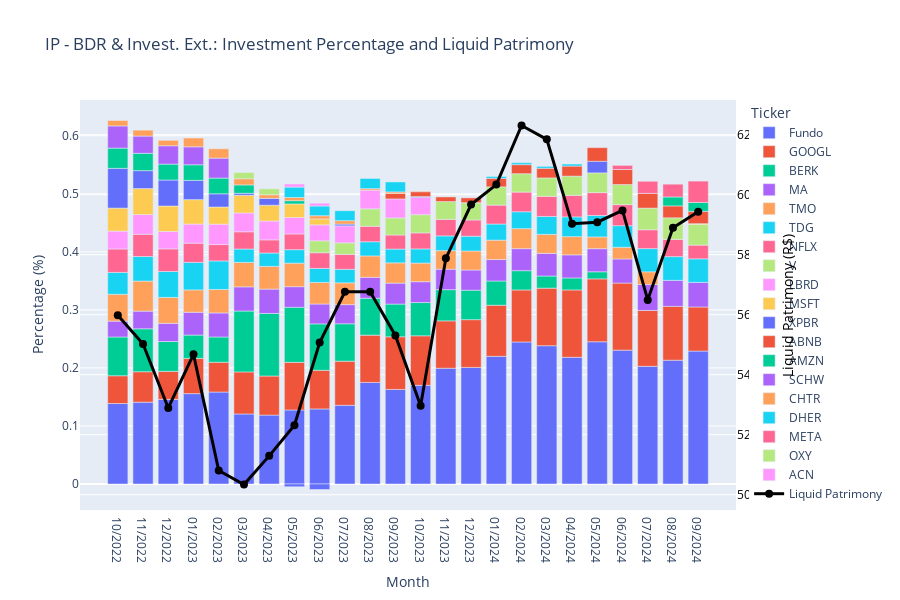

Notebook cell for this chart:
### Code cell
def graph_percentage_and_patrimony(df, fund_name=None, investment_type=None):
    """
    Generate a dual-axis graph showing investment percentages as bars (left axis) 
    and liquid patrimony as a line (right axis).
    
    Parameters:
    -----------
    df : polars.DataFrame
        The dataframe containing the investment data
    fund_name : str or None, default=None
        The name of the fund to analyze (None for all funds)
    investment_type : str or None, default=None
        Filter for specific investment type ("BDR", "Invest. Ext.", or None for both)
    """
    # Apply filters
    filtered_df = df.clone()
    
    if fund_name is not None:
        filtered_df = filtered_df.filter(pl.col("funds") == fund_name)
        title_prefix = fund_name
    else:
        title_prefix = "All Funds"
    
    if investment_type == "BDR":
        filtered_df = filtered_df.filter(pl.col("investment_type") == "BDR")
        type_title = "BDR"
    elif investment_type == "Invest. Ext.":
        filtered_df = filtered_df.filter(pl.col("investment_type") == "Invest. Ext.")
        type_title = "Invest. Ext."
    else:
        type_title = "BDR & Invest. Ext."
    
    # Group by month, ticker for percentages
    monthly_ticker_pct = filtered_df.group_by(["month", "ticker", "date_for_sort"]).agg(
        pl.sum("percentage").alias("total_percentage")
    )
    
    # Group by month for liquid patrimony
    monthly_patrimony = filtered_df.group_by(["month", "date_for_sort"]).agg(
        pl.mean("liquid_patrimony").alias("avg_patrimony")
    ).sort("date_for_sort")
    
    # Convert to pandas
    plot_df_pct = monthly_ticker_pct.to_pandas()
    plot_df_patrimony = monthly_patrimony.to_pandas()
    
    # Check if data exists
    if plot_df_pct.empty:
        print(f"No data found for: {title_prefix} with investment type: {type_title}")
        return None
    
    # Sort by date
    plot_df_pct = plot_df_pct.sort_values('date_for_sort')
    
    # Calculate the total percentage per ticker across all months
    ticker_totals = plot_df_pct.groupby('ticker')['total_percentage'].sum().sort_values(ascending=False)
    ordered_tickers = ticker_totals.index.tolist()
    
    # Create the bar chart for percentages
    fig = px.bar(
        plot_df_pct,
        x="month",
        y="total_percentage",
        color="ticker",
        title=f'{title_prefix} - {type_title}: Investment Percentage and Liquid Patrimony',
        labels={
            "month": "Month",
            "total_percentage": "Percentage (%)",
            "ticker": "Ticker"
        },
        category_orders={
            "month": plot_df_pct["month"].tolist(),
            "ticker": ordered_tickers,
        },
        height=600,
    )
    
    # Add the line chart for liquid patrimony
    # Instead of adding traces one by one, add a single trace with all points
    fig.add_trace(
        dict(
            type='scatter',
            x=plot_df_patrimony['month'],
            y=plot_df_patrimony['avg_patrimony'],
            name='Liquid Patrimony',
            mode='lines+markers',
            line=dict(color='black', width=3),
            marker=dict(size=8, color='black'),
            yaxis='y2'  # Use secondary y-axis
        )
    )
    
    # Set up the secondary y-axis for liquid patrimony
    fig.update_layout(
        xaxis_title="Month",
        yaxis_title="Percentage (%)",
        yaxis2=dict(
            title="Liquid Patrimony (R$)",
            titlefont=dict(color="black"),
            tickfont=dict(color="black"),
            anchor="x",
            overlaying="y",
            side="right"
        ),
        legend_title="Ticker",
        barmode='relative',
        hovermode="closest"
    )
    
    # Format hover info
    fig.update_traces(
        selector=dict(type='bar'),
        hovertemplate="<b>%{x}</b><br>" +
                      "Ticker: %{fullData.name}<br>" +
                      "Percentage: %{y:.2f}%<br>"
    )
    
    # Add hover template for the line
    fig.update_traces(
        selector=dict(name='Liquid Patrimony'),
        hovertemplate="<b>%{x}</b><br>" +
                      "Liquid Patrimony: R$ %{y:,.2f}<br>"
    )
    
    # Show the plot
    fig.show()
    
    return None

# Example usage:
# For a specific fund
graph_percentage_and_patrimony(df_peers, "IP")

### Figure 1 — Plotly figure (JSON) as saved in the notebook; plotly's stock layout.template omitted (floating-point values rounded to 4 significant figures; data arrays with more than 128 entries replaced by an {"elided": "..."} marker saying what was removed)
{"data": [{"alignmentgroup": "True", "hovertemplate": "<b>%{x}</b><br>Ticker: %{fullData.name}<br>Percentage: %{y:.2f}%<br>", "legendgroup": "Fundo", "marker": {"color": "#636efa", "pattern": {"shape": ""}}, "name": "Fundo", "offsetgroup": "Fundo", "orientation": "v", "showlegend": true, "textposition": "auto", "type": "bar", "x": ["10/2022", "11/2022", "12/2022", "01/2023", "02/2023", "03/2023", "04/2023", "05/2023", "06/2023", "07/2023", "08/2023", "09/2023", "10/2023", "11/2023", "12/2023", "01/2024", "02/2024", "03/2024", "04/2024", "05/2024", "06/2024", "07/2024", "08/2024", "09/2024"], "xaxis": "x", "y": [0.1387, 0.141, 0.1458, 0.1557, 0.1584, 0.1207, 0.1187, 0.1275, 0.1293, 0.1356, 0.175, 0.1629, 0.17, 0.1995, 0.2009, 0.22, 0.2447, 0.2383, 0.2183, 0.2451, 0.2307, 0.2028, 0.2134, 0.229], "yaxis": "y"}, {"alignmentgroup": "True", "hovertemplate": "<b>%{x}</b><br>Ticker: %{fullData.name}<br>Percentage: %{y:.2f}%<br>", "legendgroup": "GOOGL", "marker": {"color": "#EF553B", "pattern": {"shape": ""}}, "name": "GOOGL", "offsetgroup": "GOOGL", "orientation": "v", "showlegend": true, "textposition": "auto", "type": "bar", "x": ["10/2022", "11/2022", "12/2022", "01/2023", "02/2023", "03/2023", "04/2023", "05/2023", "06/2023", "07/2023", "08/2023", "09/2023", "10/2023", "11/2023", "12/2023", "01/2024", "02/2024", "03/2024", "04/2024", "05/2024", "06/2024", "07/2024", "08/2024", "09/2024"], "xaxis": "x", "y": [0.04783, 0.05249, 0.04832, 0.06071, 0.05137, 0.07246, 0.06737, 0.08202, 0.06661, 0.07601, 0.08148, 0.09077, 0.08539, 0.08158, 0.08226, 0.08802, 0.08965, 0.0992, 0.1161, 0.1084, 0.1155, 0.09627, 0.0928, 0.07596], "yaxis": "y"}, {"alignmentgroup": "True", "hovertemplate": "<b>%{x}</b><br>Ticker: %{fullData.name}<br>Percentage: %{y:.2f}%<br>", "legendgroup": "BERK", "marker": {"color": "#00cc96", "pattern": {"shape": ""}}, "name": "BERK", "offsetgroup": "BERK", "orientation": "v", "showlegend": true, "textposition": "auto", "type": "bar", "x": ["10/2022", "11/2022", "12/2022", "01/2023", "02/2023", "03/2023", "04/2023", "05/2023", "06/2023", "07/2023", "08/2023", "09/2023", "10/2023", "11/2023", "12/2023", "01/2024", "02/2024", "03/2024", "04/2024", "05/2024"], "xaxis": "x", "y": [0.06682, 0.07397, 0.05143, 0.04021, 0.04353, 0.105, 0.1078, 0.09489, 0.07994, 0.06441, 0.0636, 0.05636, 0.0573, 0.05376, 0.05077, 0.04178, 0.03318, 0.02089, 0.02064, 0.01219], "yaxis": "y"}, {"alignmentgroup": "True", "hovertemplate": "<b>%{x}</b><br>Ticker: %{fullData.name}<br>Percentage: %{y:.2f}%<br>", "legendgroup": "MA", "marker": {"color": "#ab63fa", "pattern": {"shape": ""}}, "name": "MA", "offsetgroup": "MA", "orientation": "v", "showlegend": true, "textposition": "auto", "type": "bar", "x": ["10/2022", "11/2022", "12/2022", "01/2023", "02/2023", "03/2023", "04/2023", "05/2023", "06/2023", "07/2023", "08/2023", "09/2023", "10/2023", "11/2023", "12/2023", "01/2024", "02/2024", "03/2024", "04/2024", "05/2024", "06/2024", "07/2024", "08/2024", "09/2024"], "xaxis": "x", "y": [0.02727, 0.03042, 0.03128, 0.03929, 0.04144, 0.04158, 0.04193, 0.03553, 0.03426, 0.03298, 0.03607, 0.03611, 0.03589, 0.0353, 0.03481, 0.03691, 0.03796, 0.03909, 0.03974, 0.03983, 0.04152, 0.04465, 0.04475, 0.04237], "yaxis": "y"}, {"alignmentgroup": "True", "hovertemplate": "<b>%{x}</b><br>Ticker: %{fullData.name}<br>Percentage: %{y:.2f}%<br>", "legendgroup": "TMO", "marker": {"color": "#FFA15A", "pattern": {"shape": ""}}, "name": "TMO", "offsetgroup": "TMO", "orientation": "v", "showlegend": true, "textposition": "auto", "type": "bar", "x": ["10/2022", "11/2022", "12/2022", "01/2023", "02/2023", "03/2023", "04/2023", "05/2023", "06/2023", "07/2023", "08/2023", "09/2023", "10/2023", "11/2023", "12/2023", "01/2024", "02/2024", "03/2024", "04/2024", "05/2024", "06/2024", "07/2024"], "xaxis": "x", "y": [0.04627, 0.05181, 0.04469, 0.0385, 0.04042, 0.04217, 0.03916, 0.04052, 0.03722, 0.03757, 0.03682, 0.03491, 0.03208, 0.03199, 0.03276, 0.03349, 0.03448, 0.03266, 0.03151, 0.02022, 0.02015, 0.02186], "yaxis": "y"}, {"alignmentgroup": "True", "hovertemplate": "<b>%{x}</b><br>Ticker: %{fullData.name}<br>Percentage: %{y:.2f}%<br>", "legendgroup": "TDG", "marker": {"color": "#19d3f3", "pattern": {"shape": ""}}, "name": "TDG", "offsetgroup": "TDG", "orientation": "v", "showlegend": true, "textposition": "auto", "type": "bar", "x": ["10/2022", "11/2022", "12/2022", "01/2023", "02/2023", "03/2023", "04/2023", "05/2023", "06/2023", "07/2023", "08/2023", "09/2023", "10/2023", "11/2023", "12/2023", "01/2024", "02/2024", "03/2024", "04/2024", "05/2024", "06/2024", "07/2024", "08/2024", "09/2024"], "xaxis": "x", "y": [0.03774, 0.04232, 0.04467, 0.04739, 0.0492, 0.02303, 0.02306, 0.02328, 0.02409, 0.02327, 0.02442, 0.02378, 0.02442, 0.0254, 0.02553, 0.02776, 0.02911, 0.03091, 0.03399, 0.03699, 0.03718, 0.04004, 0.04086, 0.04061], "yaxis": "y"}, {"alignmentgroup": "True", "hovertemplate": "<b>%{x}</b><br>Ticker: %{fullData.name}<br>Percentage: %{y:.2f}%<br>", "legendgroup": "NFLX", "marker": {"color": "#FF6692", "pattern": {"shape": ""}}, "name": "NFLX", "offsetgroup": "NFLX", "orientation": "v", "showlegend": true, "textposition": "auto", "type": "bar", "x": ["10/2022", "11/2022", "12/2022", "01/2023", "02/2023", "03/2023", "04/2023", "05/2023", "06/2023", "07/2023", "08/2023", "09/2023", "10/2023", "11/2023", "12/2023", "01/2024", "02/2024", "03/2024", "04/2024", "05/2024", "06/2024", "07/2024", "08/2024", "09/2024"], "xaxis": "x", "y": [0.04038, 0.03831, 0.03895, 0.03313, 0.02821, 0.02967, 0.02261, 0.02704, 0.02697, 0.0258, 0.02664, 0.02421, 0.0276, 0.02843, 0.02793, 0.03257, 0.03388, 0.03465, 0.03706, 0.03939, 0.03632, 0.03253, 0.02964, 0.02366], "yaxis": "y"}, {"alignmentgroup": "True", "hovertemplate": "<b>%{x}</b><br>Ticker: %{fullData.name}<br>Percentage: %{y:.2f}%<br>", "legendgroup": "V", "marker": {"color": "#B6E880", "pattern": {"shape": ""}}, "name": "V", "offsetgroup": "V", "orientation": "v", "showlegend": true, "textposition": "auto", "type": "bar", "x": ["06/2023", "07/2023", "08/2023", "09/2023", "10/2023", "11/2023", "12/2023", "01/2024", "02/2024", "03/2024", "04/2024", "05/2024", "06/2024", "07/2024", "08/2024", "09/2024"], "xaxis": "x", "y": [0.02064, 0.01983, 0.03008, 0.02939, 0.03142, 0.03068, 0.02977, 0.03146, 0.03166, 0.03174, 0.03315, 0.034, 0.03461, 0.03725, 0.03726, 0.03545], "yaxis": "y"}, {"alignmentgroup": "True", "hovertemplate": "<b>%{x}</b><br>Ticker: %{fullData.name}<br>Percentage: %{y:.2f}%<br>", "legendgroup": "LBRD", "marker": {"color": "#FF97FF", "pattern": {"shape": ""}}, "name": "LBRD", "offsetgroup": "LBRD", "orientation": "v", "showlegend": true, "textposition": "auto", "type": "bar", "x": ["10/2022", "11/2022", "12/2022", "01/2023", "02/2023", "03/2023", "04/2023", "05/2023", "06/2023", "07/2023", "08/2023", "09/2023", "10/2023"], "xaxis": "x", "y": [0.03074, 0.03398, 0.03006, 0.03292, 0.03513, 0.03248, 0.03252, 0.02837, 0.02746, 0.02933, 0.03217, 0.03277, 0.0298], "yaxis": "y"}, {"alignmentgroup": "True", "hovertemplate": "<b>%{x}</b><br>Ticker: %{fullData.name}<br>Percentage: %{y:.2f}%<br>", "legendgroup": "MSFT", "marker": {"color": "#FECB52", "pattern": {"shape": ""}}, "name": "MSFT", "offsetgroup": "MSFT", "orientation": "v", "showlegend": true, "textposition": "auto", "type": "bar", "x": ["10/2022", "11/2022", "12/2022", "01/2023", "02/2023", "03/2023", "04/2023", "05/2023", "06/2023", "09/2024"], "xaxis": "x", "y": [0.03965, 0.04477, 0.04378, 0.04211, 0.02956, 0.03056, 0.02718, 0.02338, 0.01021, 0.00149], "yaxis": "y"}, {"alignmentgroup": "True", "hovertemplate": "<b>%{x}</b><br>Ticker: %{fullData.name}<br>Percentage: %{y:.2f}%<br>", "legendgroup": "XPBR", "marker": {"color": "#636efa", "pattern": {"shape": ""}}, "name": "XPBR", "offsetgroup": "XPBR", "orientation": "v", "showlegend": true, "textposition": "auto", "type": "bar", "x": ["10/2022", "11/2022", "12/2022", "01/2023", "02/2023", "03/2023", "04/2023", "05/2023", "06/2023", "07/2023", "10/2023", "12/2023", "05/2024"], "xaxis": "x", "y": [0.06856, 0.03089, 0.0448, 0.03323, 0.02277, 0.0034, 0.01182, -0.00475, -0.00949, 0.00304, 0.00138, 4e-05, 0.02001], "yaxis": "y"}, {"alignmentgroup": "True", "hovertemplate": "<b>%{x}</b><br>Ticker: %{fullData.name}<br>Percentage: %{y:.2f}%<br>", "legendgroup": "ABNB", "marker": {"color": "#EF553B", "pattern": {"shape": ""}}, "name": "ABNB", "offsetgroup": "ABNB", "orientation": "v", "showlegend": true, "textposition": "auto", "type": "bar", "x": ["09/2023", "10/2023", "11/2023", "12/2023", "01/2024", "02/2024", "03/2024", "04/2024", "05/2024", "06/2024", "07/2024", "08/2024", "09/2024"], "xaxis": "x", "y": [0.00936, 0.00844, 0.00806, 0.00831, 0.01473, 0.01566, 0.01665, 0.01737, 0.02345, 0.02592, 0.02537, 0.02051, 0.0212], "yaxis": "y"}, {"alignmentgroup": "True", "hovertemplate": "<b>%{x}</b><br>Ticker: %{fullData.name}<br>Percentage: %{y:.2f}%<br>", "legendgroup": "AMZN", "marker": {"color": "#00cc96", "pattern": {"shape": ""}}, "name": "AMZN", "offsetgroup": "AMZN", "orientation": "v", "showlegend": true, "textposition": "auto", "type": "bar", "x": ["10/2022", "11/2022", "12/2022", "01/2023", "02/2023", "03/2023", "05/2023", "08/2024", "09/2024"], "xaxis": "x", "y": [0.03486, 0.0299, 0.02742, 0.02682, 0.02708, 0.01437, 0.00564, 0.01543, 0.0154], "yaxis": "y"}, {"alignmentgroup": "True", "hovertemplate": "<b>%{x}</b><br>Ticker: %{fullData.name}<br>Percentage: %{y:.2f}%<br>", "legendgroup": "SCHW", "marker": {"color": "#ab63fa", "pattern": {"shape": ""}}, "name": "SCHW", "offsetgroup": "SCHW", "orientation": "v", "showlegend": true, "textposition": "auto", "type": "bar", "x": ["10/2022", "11/2022", "12/2022", "01/2023", "02/2023"], "xaxis": "x", "y": [0.03823, 0.02972, 0.03159, 0.03094, 0.03441], "yaxis": "y"}, {"alignmentgroup": "True", "hovertemplate": "<b>%{x}</b><br>Ticker: %{fullData.name}<br>Percentage: %{y:.2f}%<br>", "legendgroup": "CHTR", "marker": {"color": "#FFA15A", "pattern": {"shape": ""}}, "name": "CHTR", "offsetgroup": "CHTR", "orientation": "v", "showlegend": true, "textposition": "auto", "type": "bar", "x": ["10/2022", "11/2022", "12/2022", "01/2023", "02/2023", "03/2023", "04/2023", "05/2023", "06/2023", "07/2023", "08/2023", "09/2023", "10/2023"], "xaxis": "x", "y": [0.00934, 0.01022, 0.00933, 0.0152, 0.01607, 0.0106, 0.00621, 0.00548, 0.00553, 0.00586, 0.00263, 0.00275, 0.00115], "yaxis": "y"}, {"alignmentgroup": "True", "hovertemplate": "<b>%{x}</b><br>Ticker: %{fullData.name}<br>Percentage: %{y:.2f}%<br>", "legendgroup": "DHER", "marker": {"color": "#19d3f3", "pattern": {"shape": ""}}, "name": "DHER", "offsetgroup": "DHER", "orientation": "v", "showlegend": true, "textposition": "auto", "type": "bar", "x": ["05/2023", "06/2023", "07/2023", "08/2023", "09/2023", "01/2024", "02/2024", "03/2024", "04/2024"], "xaxis": "x", "y": [0.01793, 0.01678, 0.01712, 0.01756, 0.01716, 0.00313, 0.00322, 0.00322, 0.00345], "yaxis": "y"}, {"alignmentgroup": "True", "hovertemplate": "<b>%{x}</b><br>Ticker: %{fullData.name}<br>Percentage: %{y:.2f}%<br>", "legendgroup": "META", "marker": {"color": "#FF6692", "pattern": {"shape": ""}}, "name": "META", "offsetgroup": "META", "orientation": "v", "showlegend": true, "textposition": "auto", "type": "bar", "x": ["06/2024", "07/2024", "08/2024", "09/2024"], "xaxis": "x", "y": [0.0071, 0.02086, 0.02202, 0.03675], "yaxis": "y"}, {"alignmentgroup": "True", "hovertemplate": "<b>%{x}</b><br>Ticker: %{fullData.name}<br>Percentage: %{y:.2f}%<br>", "legendgroup": "OXY", "marker": {"color": "#B6E880", "pattern": {"shape": ""}}, "name": "OXY", "offsetgroup": "OXY", "orientation": "v", "showlegend": true, "textposition": "auto", "type": "bar", "x": ["03/2023", "04/2023"], "xaxis": "x", "y": [0.01076, 0.01023], "yaxis": "y"}, {"alignmentgroup": "True", "hovertemplate": "<b>%{x}</b><br>Ticker: %{fullData.name}<br>Percentage: %{y:.2f}%<br>", "legendgroup": "ACN", "marker": {"color": "#FF97FF", "pattern": {"shape": ""}}, "name": "ACN", "offsetgroup": "ACN", "orientation": "v", "showlegend": true, "textposition": "auto", "type": "bar", "x": ["05/2023", "06/2023"], "xaxis": "x", "y": [0.00535, 0.00483], "yaxis": "y"}, {"hovertemplate": "<b>%{x}</b><br>Liquid Patrimony: R$ %{y:,.2f}<br>", "line": {"color": "black", "width": 3}, "marker": {"color": "black", "size": 8}, "mode": "lines+markers", "name": "Liquid Patrimony", "type": "scatter", "x": ["10/2022", "11/2022", "12/2022", "01/2023", "02/2023", "03/2023", "04/2023", "05/2023", "06/2023", "07/2023", "08/2023", "09/2023", "10/2023", "11/2023", "12/2023", "01/2024", "02/2024", "03/2024", "04/2024", "05/2024", "06/2024", "07/2024", "08/2024", "09/2024"], "y": [559800000.0, 550200000.0, 528900000.0, 546800000.0, 508000000.0, 503400000.0, 512900000.0, 523100000.0, 550700000.0, 567600000.0, 567700000.0, 553100000.0, 529700000.0, 578800000.0, 596700000.0, 603400000.0, 623100000.0, 618500000.0, 590300000.0, 590800000.0, 594800000.0, 564900000.0, 589000000.0, 594300000.0], "yaxis": "y2"}], "layout": {"barmode": "relative", "height": 600, "hovermode": "closest", "legend": {"title": {"text": "Ticker"}, "tracegroupgap": 0}, "title": {"text": "IP - BDR & Invest. Ext.: Investment Percentage and Liquid Patrimony"}, "xaxis": {"anchor": "y", "categoryarray": {"elided": "271 str values"}, "categoryorder": "array", "domain": [0, 1], "title": {"text": "Month"}}, "yaxis": {"anchor": "x", "domain": [0, 1], "title": {"text": "Percentage (%)"}}, "yaxis2": {"anchor": "x", "overlaying": "y", "side": "right", "tickfont": {"color": "black"}, "title": {"font": {"color": "black"}, "text": "Liquid Patrimony (R$)"}}}}
